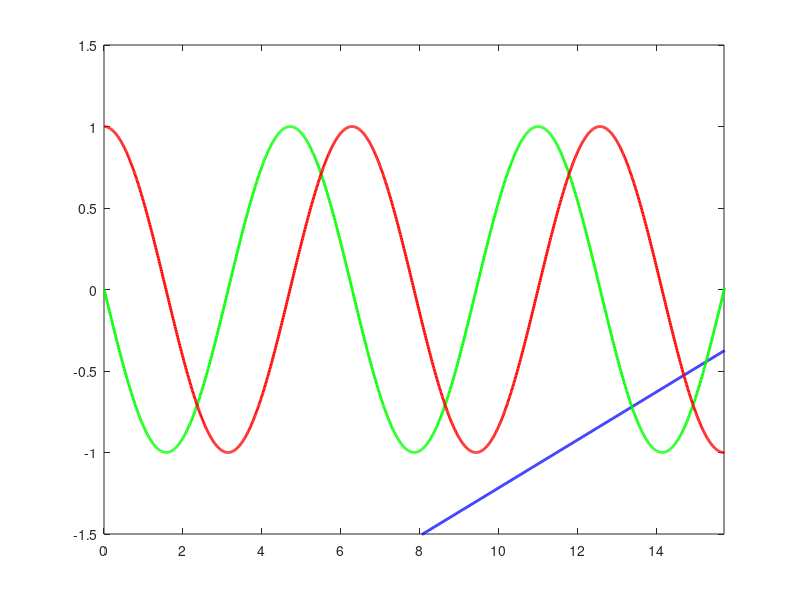

Source code (MATLAB): (Note: this script raises an error after producing the figure.)


%Derivar una función sin()
clear all, close all, clc 

t_i = 0;
t_f = 25;
inc = 0.01;
tiempo = (t_i: inc: t_f);
funcion = cos(tiempo);


%Partes de la derivada: 
%función principal es der = (f(k)-f(k-1)) / t  
%Tomando en cuenta que "f" = función a derivar
%                      "k" = pibote (en for)
%                      "t" = tiempo (incremento)

%COMENZAMOS: Inicializamos en 0
%Vectorizamos a tiempo:
[r, c] = size(tiempo);
der = zeros(c, 1); %Revisar el WorkSpace para corroborar

%inicializamos for para "k"
t = inc;
for k = 2:c %% 2 es el inicio forzoso 
	der(k, 1) = (funcion(k) - funcion(k-1)) / t ;
end

%figure(1)
%subplot (2,2,1)
%plot (tiempo, funcion, 'r', 'LineWidth', 2)
%grid on
%title('Funcion sin derivar')
%
%subplot (2,2,2)
%plot (tiempo, der, 'b', 'LineWidth', 2)
%grid on
%title('Funcion derivada')
%
%subplot (2, 1, 2)
%plot (tiempo, der, 'b', 'LineWidth', 2)
%title('Ambas dos juntas')
%hold on
%plot (tiempo, funcion, 'r', 'LineWidth', 2)
%grid on
%hold off



%*******************************************************************************
%Ahora es momento de hacer una animación
%Primeramente para saber cómo encontrar los datos de Ziegler_Nichols
%Recordar que tenemos (para más facil) colocar la función explicita "y"
% y - y0 = m(x-x0)
% y = m(x-x0) + y0
%Adecuando la ecuación de la recta a lo que necesitamos:
% y_1 = der*tiempo - der*tiempo0 + y0
%
%
%COOMENZAMOS
figure(2)
[r, c] = size(tiempo);

for i = 1:c %Iniciamos en 1 porque no tenemos restricciones negativas
			%Y colocamos la c para que nos dé la medida del vector de la funcion
			
	%Si se quiere acelerar la animación, utilizar:
	i = i*5;
	
	y_1 = der(i, 1)*tiempo - der(i, 1)*tiempo(1, i) + funcion(1, i);
	%comenzamos el ploteo para engañar al ojo 
	%TOMAR EN CUENTA EL TAMAÑO Y LA FORMA DE LOS VECTORES der() y tiempo()
	pause(0.001)
	plot(tiempo, y_1, 'b', 'LineWidth', 2)
	hold on
	plot (tiempo, der, 'g', 'LineWidth', 2)
	plot (tiempo, funcion, 'r', 'LineWidth', 2)
	plot (tiempo(1, i), funcion(1, i), 'o', 'LineWidth', 7)
	hold off
	%AXIS([EJE_X_- EJE_X_+    EJE_Y_-    EJE_Y_+]) Separado por espacios solamente
	axis([0 5*pi -1.5 1.5])
end
